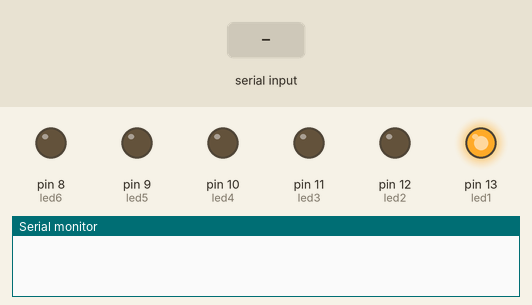
Recording of a sketch running on a simulated Arduino Uno, built with avr-gcc and run on an emulated ATmega328P. On the bench: output pins drawn as LEDs (lit = HIGH), the last lines printed to the serial monitor. The inputs (shaded band) are chosen by the test bench.

Above: at 0.1 s.
At 0.5 s:
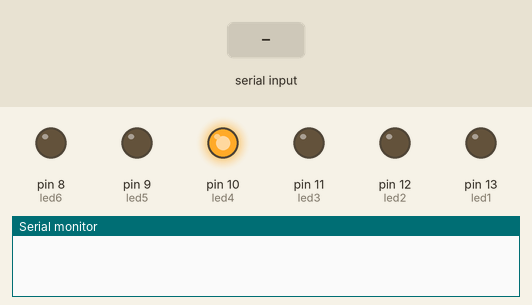
1.3 s: byte 90 received over Serial
At 2.53 s:
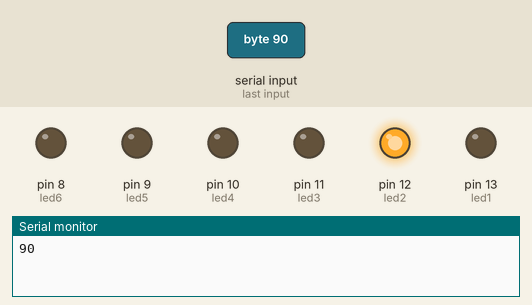
Timing chart, 0 to 10.3 s (numbered marks = the images above; inputs shaded):
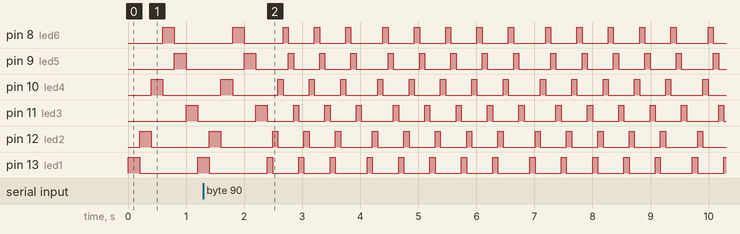

Measured:
- by itself, pin 9 (led5): moves between LOW and HIGH, repeating every 2.8 s
- by itself, pin 11 (led3): repeats every 2.8 s: 3 × (LOW 0.45 s, HIGH 0.09 s), LOW 0.55 s, HIGH 0.09 s, LOW 0.45 s, HIGH 0.09 s
- by itself, pin 13 (led1): repeats every 2.8 s: 2 × (HIGH 0.09 s, LOW 0.45 s), HIGH 0.09 s, LOW 0.55 s, 2 × (HIGH 0.09 s, LOW 0.45 s)

The sketch:

Pattern_Test_2.ino
```cpp
int led1 = 13;
int led2 = 12;
int led3 = 11;
int led4 = 10;
int led5 = 9;
int led6 = 8;

int del = 200;
char val;

void setup()
{

  pinMode(led1,OUTPUT);
  pinMode(led2,OUTPUT);
  pinMode(led3,OUTPUT);
  pinMode(led4,OUTPUT);
  pinMode(led5,OUTPUT);
  pinMode(led6,OUTPUT);

  Serial.begin(9600);

}

void loop()
{

  if(Serial.available())
  {
    del = Serial.read();
    Serial.println(del);

    if(del <= 5)
    {
      del = 100;
    }
  }


 /* ----- PATTERN 1 -----------------*/


    for(int i=0; i < 5; i++)
    {


  if(Serial.available())
  {
    del = Serial.read();
    Serial.println(del);

    if(del <= 5)
    {
      del = 100;
    }
  }


     digitalWrite(led1,HIGH);
     delay(del);

     digitalWrite(led1,LOW);
     digitalWrite(led2,HIGH);
     delay(del);

     digitalWrite(led2,LOW);
     digitalWrite(led4,HIGH);
     delay(del);

     digitalWrite(led4,LOW);
     digitalWrite(led6,HIGH);
     delay(del);

     digitalWrite(led6,LOW);
     digitalWrite(led5,HIGH);
     delay(del);

     digitalWrite(led5,LOW);
     digitalWrite(led3,HIGH);
     delay(del);

     digitalWrite(led3,LOW);
    }


  delay(100);


}
```
